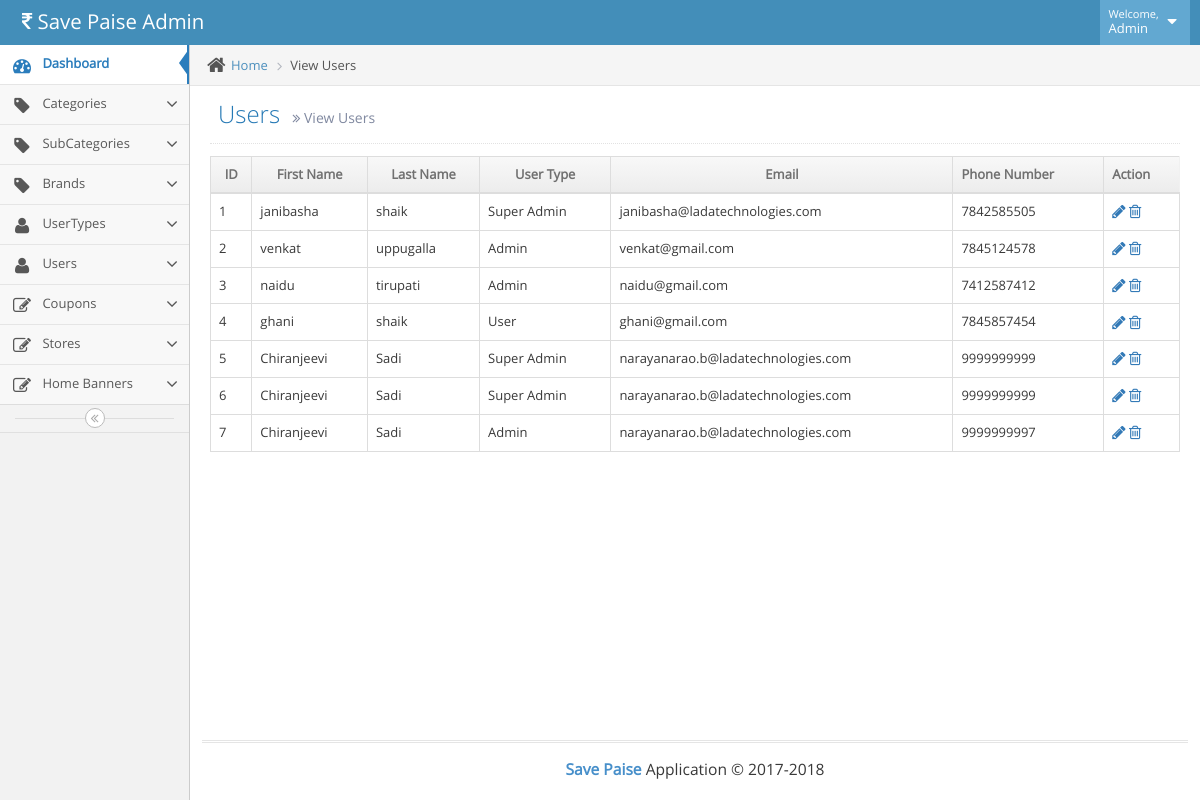
Page /index.php/admin/view_user on the committed database.
### tables this page shows
CREATE TABLE `adduser` (
  `id` int(11) NOT NULL,
  `firstname` varchar(100) NOT NULL,
  `lastname` varchar(100) NOT NULL,
  `email` varchar(100) NOT NULL,
  `password` varchar(100) NOT NULL,
  `pnumber` varchar(11) NOT NULL,
  `usertype` varchar(50) NOT NULL,
  `status` int(11) NOT NULL,
  `created_by` int(11) NOT NULL,
  `created_date` datetime NOT NULL,
  `updated_by` int(11) NOT NULL,
  `updated_date` datetime NOT NULL
);

CREATE TABLE `usertypes` (
  `id` int(11) NOT NULL,
  `user_type` varchar(50) NOT NULL,
  `status` varchar(10) NOT NULL,
  `created_by` int(11) NOT NULL,
  `created_date` datetime NOT NULL,
  `updated_by` int(11) NOT NULL,
  `updated_date` datetime NOT NULL
);

### application/controllers/Admin.php (called while the page is built, shortened)
<?php
class Admin extends CI_Controller {
    function __construct() {
        $this->load->library('form_validation', 'email');
        $this->load->helper('url', 'form', 'html');
        $this->load->library('pagination');
        $this->load->database();
        $this->load->model('addusers_model');
        $this->load->model('category_model');
        $this->load->model('subcategory_model');
        $this->load->model('brand_model');
        $this->load->model('login_model');
        $this->load->model('store_model');
        $this->load->model('coupons_model');
        $this->load->model('banner_model');
    }
    public function view_user() {
         $config['base_url'] = base_url() . 'admin/view_user';
        $config['total_rows'] = count($this->addusers_model->view_user('',''));
        $config['per_page'] = 10;
        $config['uri_segment'] = 3;
        $config['num_links'] = 2;
        $config['full_tag_open'] = '<ul class = "pagination">';
        $config['full_tag_close'] = '</ul>';
        $config['first_link'] = 'First';
        $config['first_tag_open'] = '<li>';
        $config['first_tag_close'] = '</li>';
        $config['last_link'] = 'Last';
        $config['last_tag_open'] = '<li>';
        $config['last_tag_close'] = '</li>';
        $config['next_link'] = ' &gt;';
        $config['next_tag_open'] = '<li class="page-numbers next">';
        $config['next_tag_close'] = '</li>';
        $config['prev_link'] = '&lt;';
        $config['Previous_tag_open'] = '<li class = "page-numbers previous">';
        $config['Previous_tag_close'] = '</li>';
        $config['cur_tag_open'] = '<li><span class="page-numbers current">';
        $config['cur_tag_close'] = '</span></li>';
        $config['num_tag_open'] = '<li class = "page-numbers">';
        $config['num_tag_close'] = '</li>';
        $config['attributes'] = array('class' => 'page-numbers');
        $this->pagination->initialize($config);
        $page = ($this->uri->segment(3)) ? $this->uri->segment(3) : 0;
        $this->load->database();
        $data['records'] = $this->addusers_model->view_user($config['per_page'],$page);
        $data['utype'] = $this->addusers_model->view_usertype()->result();
         $data['links'] = $this->pagination->create_links();
        $this->load->view('admin/view_user', $data);
    }
}
?>

### index.php (called while the page is built, shortened)
<?php
require_once BASEPATH.'core/CodeIgniter.php';

### application/config/config.php (called while the page is built, shortened)
<?php
$config['base_url'] = 'http://localhost:8082';
$config['index_page'] = '';
$config['uri_protocol']	= 'REQUEST_URI';
$config['url_suffix'] = '';
$config['language']	= 'english';
$config['charset'] = 'UTF-8';
$config['enable_hooks'] = FALSE;
$config['subclass_prefix'] = 'MY_';
$config['composer_autoload'] = FALSE;
$config['permitted_uri_chars'] = 'a-z 0-9~%&.:_\-\=';
$config['enable_query_strings'] = FALSE;
$config['controller_trigger'] = 'c';
$config['function_trigger'] = 'm';
$config['directory_trigger'] = 'd';
$config['allow_get_array'] = TRUE;
$config['log_threshold'] = 0;
$config['log_path'] = '';
$config['log_file_extension'] = '';
$config['log_file_permissions'] = 0644;
$config['log_date_format'] = 'Y-m-d H:i:s';
$config['error_views_path'] = '';
$config['cache_path'] = '';
$config['cache_query_string'] = FALSE;
$config['encryption_key'] = '';
$config['sess_driver'] = 'files';
$config['sess_cookie_name'] = 'ci_session';
$config['sess_expiration'] = 7200;
$config['sess_save_path'] = NULL;
$config['sess_match_ip'] = FALSE;
$config['sess_time_to_update'] = 300;
$config['sess_regenerate_destroy'] = FALSE;
$config['cookie_prefix']	= '';
$config['cookie_domain']	= '';
$config['cookie_path']		= '/';
$config['cookie_secure']	= FALSE;
$config['cookie_httponly'] 	= FALSE;
$config['standardize_newlines'] = FALSE;
$config['global_xss_filtering'] = FALSE;
$config['csrf_protection'] = FALSE;
$config['csrf_token_name'] = 'csrf_test_name';
$config['csrf_cookie_name'] = 'csrf_cookie_name';
$config['csrf_expire'] = 7200;
$config['csrf_regenerate'] = TRUE;
$config['csrf_exclude_uris'] = array();
$config['compress_output'] = FALSE;
$config['time_reference'] = 'local';
$config['rewrite_short_tags'] = FALSE;
$config['proxy_ips'] = '';

### application/models/Addusers_model.php (called while the page is built, shortened)
<?php
class Addusers_model extends CI_Model {
    public function view_user($limit= '',$start='') {
        $this->db->select('id, firstname, lastname, email, pnumber, usertype');
        $this->db->limit($limit,$start);
        return $this->db->get('adduser')->result();
    }
     public function view_usertype() {
        return $this->db->get('usertypes');
    }
}

### application/views/admin/view_user.php (the view, shortened to what this page needs)
<div class="main-container ace-save-state" id="main-container">
    <div class="main-content">
        <div class="main-content-inner">
            <div class="breadcrumbs ace-save-state" id="breadcrumbs">
                <ul class="breadcrumb">
                    <li>
                        <i class="ace-icon fa fa-home home-icon"></i>
                        <a href="<?php echo base_url() ?>admin/index">Home</a>
                    </li>
                    <li class="active">View Users</li>
                </ul>
            </div>
            <div class="page-content">
                <div class="page-header">
                    <h1>
                        Users
                        <small>
                            <i class="ace-icon fa fa-angle-double-right"></i>
                            View Users
                        </small>
                    </h1>
                </div>
                <div class="row">
                    <div class="col-xs-12">
                        <table id="simple-table" class="table  table-bordered table-hover">
                            <thead>
                                <tr>
                                    <th class="center">ID</th>
                                    <th class="center">First Name </th>
                                    <th class="center">Last Name</th>
                                    <th class="center">User Type</th>
                                    <th class="center">Email</th>
                                    <th>Phone Number</th>
                                    <th>Action</th>
                                </tr>
                            </thead>
                            <tbody>
                                <?php foreach ($records as $udata) { ?>
                                    <tr>
                                        <td><?php echo $udata->id ?></td>
                                        <td><?php echo $udata->firstname ?></td>
                                        <td><?php echo $udata->lastname ?></td>
                                        <td><?php foreach ($utype as $uty) { ?><?php
                                                if (isset($uty->id) && $uty->id != '')
                                                    if ($uty->id == $udata->usertype)
                                                        echo $uty->user_type;
                                                ?></a>
                                            <?php } ?></td>
                                        <td><?php echo $udata->email ?></td>
                                        <td><?php echo $udata->pnumber ?></td>
                                        <td>
                                            <div class="hidden-sm hidden-xs btn-group">
                                                <a href="<?php echo base_url() ?>admin/edit_user?uid=<?php echo $udata->id; ?>"><i class="ace-icon fa fa-pencil bigger-120"></i></a>
                                                <a href="<?php echo base_url() ?>users/delete_user?uid=<?php echo $udata->id; ?>" id="deletetag" class="deletetag" onclick="return confirm('Are you sure you want to delete this item?');" > <i class="ace-icon fa fa-trash-o bigger-120"></i></a>
                                            </div>
                                        </td>
                                    </tr>
                                    <?php
                                }
                                ?>
                            </tbody>
                        </table>
                    </div>
                </div>
            </div>
        </div>
    </div>

### rows in the picture
adduser: id "1", firstname "janibasha", lastname "shaik", email "janibasha@ladatechnologies.com", pnumber "7842585505"
usertypes: user_type "Super Admin"
adduser: id "2", firstname "venkat", lastname "uppugalla", email "venkat@gmail.com", pnumber "7845124578"
usertypes: user_type "Admin"
adduser: id "3", firstname "naidu", lastname "tirupati", email "naidu@gmail.com", pnumber "7412587412"
adduser: id "4", firstname "ghani", lastname "shaik", email "ghani@gmail.com", pnumber "7845857454"
usertypes: user_type "User"
adduser: id "5", firstname "Chiranjeevi", lastname "Sadi", email "narayanarao.b@ladatechnologies.com", pnumber "9999999999"
adduser: id "6", firstname "Chiranjeevi", lastname "Sadi", email "narayanarao.b@ladatechnologies.com", pnumber "9999999999"
adduser: id "7", firstname "Chiranjeevi", lastname "Sadi", email "narayanarao.b@ladatechnologies.com", pnumber "9999999997"
